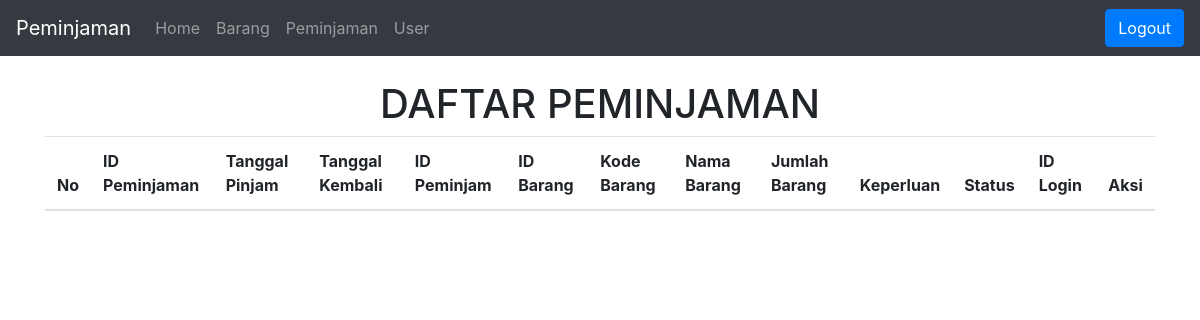
Before: /peminjaman.php (signed in) with the older database file.
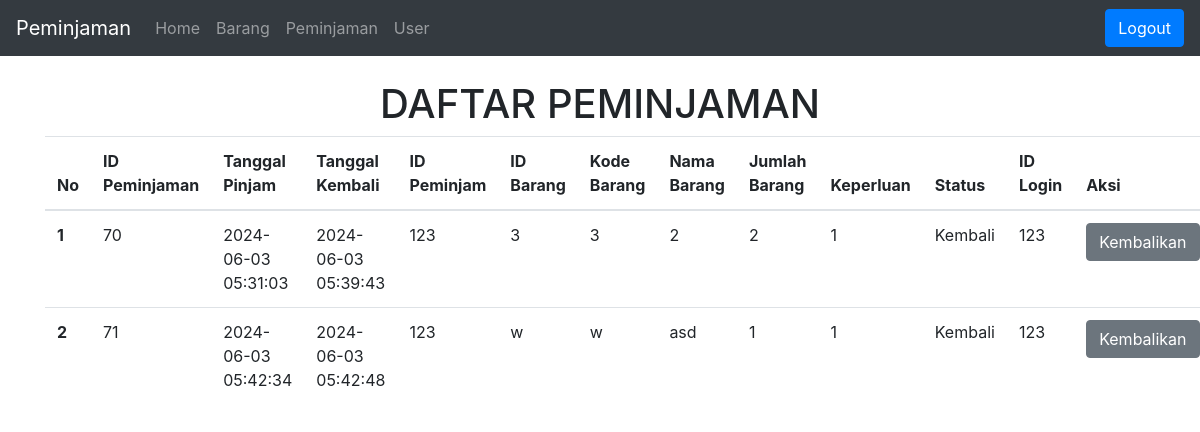
After: the same page with the newer database file.
### tables this page shows
CREATE TABLE `peminjaman` (
  `id_peminjaman` int(11) NOT NULL,
  `id_peminjam` int(11) NOT NULL,
  `id_barang` int(11) NOT NULL,
  `kode_brg` varchar(10) NOT NULL,
  `tgl_pinjam` datetime NOT NULL,
  `tgl_kembali` datetime NOT NULL,
  `jml_brg` int(11) NOT NULL,
  `keperluan` varchar(50) NOT NULL,
  `status` varchar(10) NOT NULL,
  `id_login` int(11) NOT NULL
);

CREATE TABLE `barang` (
  `id_barang` int(11) NOT NULL,
  `kode_barang` varchar(11) NOT NULL,
  `nama_barang` varchar(70) NOT NULL,
  `merk` varchar(25) NOT NULL,
  `jenis` varchar(25) NOT NULL,
  `jumlah` int(10) NOT NULL
);

### database.php (called while the page is built, shortened)
<?php
$host = "localhost";
$user = "root";
$pass = "";
$dbname = "sas";
$koneksi = mysqli_connect($host, $user, $pass, $dbname) or die("Gagal terhubung dengan database " . mysqli_error($koneksi));
function tampildata($tablename)
{
    global $koneksi;
    $hasil = mysqli_query($koneksi, "SELECT peminjaman.id_peminjaman, peminjaman.tgl_pinjam, peminjaman.tgl_kembali, peminjaman.id_peminjam, barang.id_barang, barang.kode_barang, barang.nama_barang, peminjaman.jml_brg, peminjaman.keperluan, peminjaman.status, peminjaman.id_login FROM peminjaman INNER JOIN barang on peminjaman.id_barang = barang.id_barang ORDER BY id_peminjaman ASC");
    $rows = [];
    while ($row = mysqli_fetch_assoc($hasil)) {
        $rows[] = $row;
    }
    return $rows;
}
?>

### peminjaman.php (the view, shortened to what this page needs)
<?php
require_once('database.php');
$data = tampildata('peminjaman');
$nomor = 0;
?>
<!doctype html>
<html lang="en">
<head>
  <link rel="stylesheet" href="https://cdn.jsdelivr.net/npm/bootstrap@4.6.2/dist/css/bootstrap.min.css"
>
</head>
<body>
  <?php
  if ($_SESSION['status'] <> "login") {
    header("location:login.php?msg=belum_login");
  } else {
    require('navbar.php');
  }
  ?>
  <div class="container">
    <center>
      <h1>DAFTAR PEMINJAMAN</h1>
    </center>
    <table class="table">
      <thead>
        <tr>
          <th scope="col">No</th>
          <th scope="col">ID Peminjaman</th>
          <th scope="col">Tanggal Pinjam</th>
          <th scope="col">Tanggal Kembali</th>
          <th scope="col">ID Peminjam</th>
          <th scope="col">ID Barang</th>
          <th scope="col">Kode Barang</th>
          <th scope="col">Nama Barang</th>
          <th scope="col">Jumlah Barang</th>
          <th scope="col">Keperluan</th>
          <th scope="col">Status</th>
          <th scope="col">ID Login</th>
          <th scope="col">Aksi</th>
        </tr>
      </thead>
      <tbody>
        <?php foreach ($data as $item): ?>
          <?php $nomor++; ?>
          <tr>
            <th scope="row">
              <?php echo $nomor; ?>
            </th>
            <td>
              <?php echo $item['id_peminjaman']; ?>
            </td>
            <td>
              <?php echo $item['tgl_pinjam']; ?>
            </td>
            <td>
              <?php echo $item['tgl_kembali']; ?>
            </td>
            <td>
              <?php echo $item['id_peminjam']; ?>
            </td>
            <td>
              <?php echo $item['kode_barang']; ?>
            </td>
            <td>
              <?php echo $item['kode_barang']; ?>
            </td>
            <td>
              <?php echo $item['nama_barang']; ?>
            </td>
            <td>
              <?php echo $item['jml_brg']; ?>
            </td>
            <td>
              <?php echo $item['keperluan']; ?>
            </td>
            <td>
              <?php echo $item['status']; ?>
            </td>
            <td>
              <?php echo $item['id_login']; ?>
            </td>
            <td>
            <?php echo "<a type='button' class='btn btn-secondary' href='formulirkembali.php?id_peminjaman={$item['id_peminjaman']}'>Kembalikan</a>"; ?>
            </td>
          </tr>
        <?php endforeach ?>
      </tbody>
    </table>
  </div>

### navbar.php (shortened to what this page needs)
<?php
require_once ('database.php')
  ?>
<nav class="navbar navbar-expand-lg navbar-dark bg-dark">
  <a class="navbar-brand" href="home.php">Peminjaman</a>
  <div class="collapse navbar-collapse" id="navbarTogglerDemo03">
    <ul class="navbar-nav mr-auto mt-2 mt-lg-0">
      <li class="nav-item">
        <a class="nav-link" href="home.php">Home</span></a>
      </li>
      <li class="nav-item">
        <a class="nav-link" href="barang.php">Barang</span></a>
      </li>
      <li class="nav-item">
        <a class="nav-link" href="peminjaman.php">Peminjaman <span class="sr-only">(current)</span></a>
      </li>
      <class="nav-item">
        <a class="nav-link" href="user.php">User <span class="sr-only"></span></a>
    </ul>
    <form class="form-inline my-2 my-lg-0">
      <a class="btn btn-primary" href="logout.php" role="button">Logout</a>
    </form>
  </div>
</nav>
<br>

Changed rows visible on the page:
added peminjaman: id_peminjaman "70", tgl_pinjam "2024-06-03 05:31:03", tgl_kembali "2024-06-03 05:39:43", id_peminjam "123", id_barang.kode_barang "3", id_barang.nama_barang "2", jml_brg "2", keperluan "1", status "Kembali", id_login "123"
added peminjaman: id_peminjaman "71", tgl_pinjam "2024-06-03 05:42:34", tgl_kembali "2024-06-03 05:42:48", id_peminjam "123", id_barang.kode_barang "w", id_barang.nama_barang "asd", jml_brg "1", keperluan "1", status "Kembali", id_login "123"
